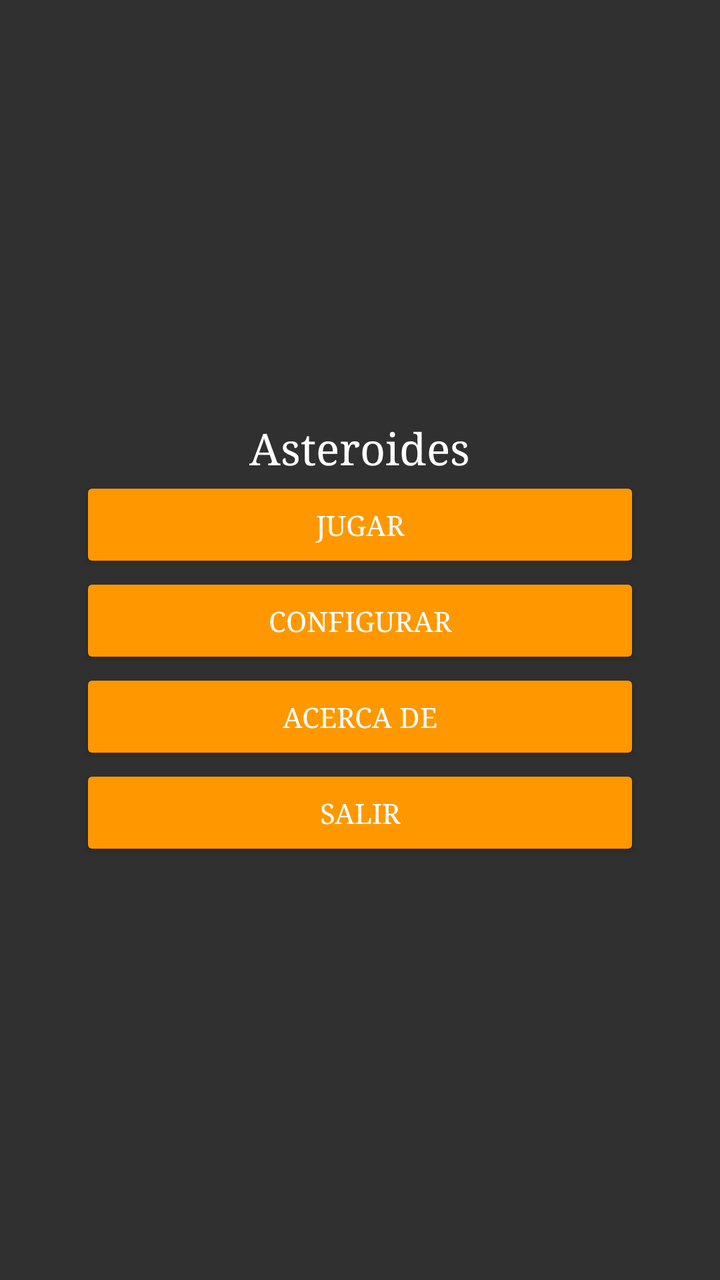
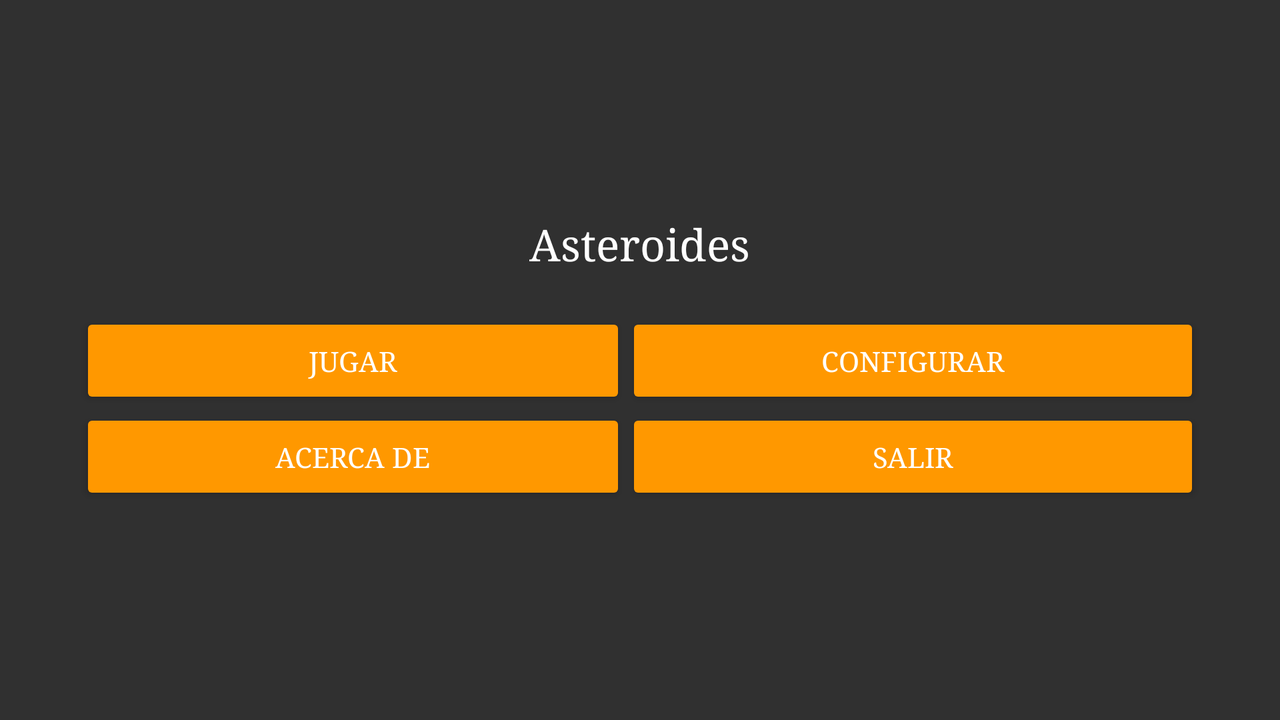

First picture: res/layout/ on a phone held upright. Second picture: the repository's own variant of that layout, on a device whose configuration matches the variant's folder. Source for both follows.
<!-- AndroidManifest.xml: application theme AppTheme -->
<!-- res/layout/tab1.xml -->
<?xml version="1.0" encoding="utf-8"?>
<LinearLayout xmlns:android="http://schemas.android.com/apk/res/android"
    xmlns:tools="http://schemas.android.com/tools"
    android:layout_width="match_parent"
    android:layout_height="match_parent"
    android:orientation="vertical"
    android:gravity="center"
    android:padding="@dimen/margen_botones"
    tools:context=".Tab1">

    <TextView
        android:layout_width="wrap_content"
        android:layout_height="wrap_content"
        android:textAppearance="?android:attr/textAppearanceLarge"
        android:text="@string/asteroides"
        android:id="@+id/textView" />

    <Button
        android:layout_width="match_parent"
        android:layout_height="wrap_content"
        android:text="@string/jugar"
        android:id="@+id/button_jugar"
        android:layout_gravity="center_horizontal"
        style="@style/EstiloBoton" />

    <Button
        android:layout_width="match_parent"
        android:layout_height="wrap_content"
        android:text="@string/configurar"
        android:id="@+id/button_configurar"
        android:layout_gravity="center_horizontal"
        style="@style/EstiloBoton" />

    <Button
        android:layout_width="match_parent"
        android:layout_height="wrap_content"
        android:text="@string/acerca_de"
        android:id="@+id/button_acerca_de"
        android:layout_gravity="center_horizontal"
        style="@style/EstiloBoton" />

    <Button
        android:layout_width="match_parent"
        android:layout_height="wrap_content"
        android:text="@string/salir"
        android:id="@+id/button_salir"
        android:layout_gravity="center_horizontal"
        style="@style/EstiloBoton" />
</LinearLayout>
<!-- resources referenced by this layout -->
<resources>
  <dimen name="margen_botones">40dp</dimen>
  <string name="acerca_de">Acerca de</string>
  <string name="asteroides">Asteroides</string>
  <string name="configurar">Configurar</string>
  <string name="jugar">Jugar</string>
  <string name="salir">Salir</string>
  <style name="EstiloBoton" parent="Base.Widget.AppCompat.Button.Colored">
          <item name="colorButtonNormal">@color/orange</item>
          <item name="android:backgroundTint">@color/orange</item>
          <item name="android:textColor">@color/white</item>
      </style>
  <style name="AppTheme" parent="Theme.AppCompat">
          
          <item name="android:typeface">serif</item>
          <item name="colorPrimary">@color/colorPrimary</item>
          <item name="colorPrimaryDark">@color/colorPrimaryDark</item>+
          <item name="colorAccent">@color/orange</item>
      </style>
  <color name="orange">#FF9800</color>
  <color name="white">#ffffff</color>
  <color name="colorPrimary">#3F51B5</color>
  <color name="colorPrimaryDark">#303F9F</color>
</resources>
<!-- res/layout-land/tab1.xml (the repository's variant of the layout above) -->
<!-- drawn on the phone turned sideways -->
<?xml version="1.0" encoding="utf-8"?>
<LinearLayout xmlns:android="http://schemas.android.com/apk/res/android"
    xmlns:tools="http://schemas.android.com/tools"
    android:layout_width="match_parent"
    android:layout_height="match_parent"
    android:orientation="vertical"
    android:gravity="center"
    android:padding="@dimen/margen_botones"
    tools:context=".Tab1">

    <TextView
        android:layout_width="wrap_content"
        android:layout_height="wrap_content"
        android:textAppearance="?android:attr/textAppearanceLarge"
        android:text="@string/asteroides"
        android:id="@+id/textView"
        android:layout_marginBottom="20dp" />

    <TableLayout
        android:layout_width="match_parent"
        android:layout_height="wrap_content"
        android:gravity="center"
        android:stretchColumns="*">

        <TableRow>

            <Button
                android:layout_width="match_parent"
                android:layout_height="wrap_content"
                android:text="@string/jugar"
                android:id="@+id/button_jugar"
                style="@style/EstiloBoton" />

            <Button
                android:layout_width="match_parent"
                android:layout_height="wrap_content"
                android:text="@string/configurar"
                android:id="@+id/button_configurar"
                style="@style/EstiloBoton" />
        </TableRow>

        <TableRow>
            <Button
                android:layout_width="match_parent"
                android:layout_height="wrap_content"
                android:text="@string/acerca_de"
                android:id="@+id/button_acerca_de"
                style="@style/EstiloBoton" />

            <Button
                android:layout_width="match_parent"
                android:layout_height="wrap_content"
                android:text="@string/salir"
                android:id="@+id/button_salir"
                style="@style/EstiloBoton" />
            </TableRow>

    </TableLayout>


</LinearLayout>
